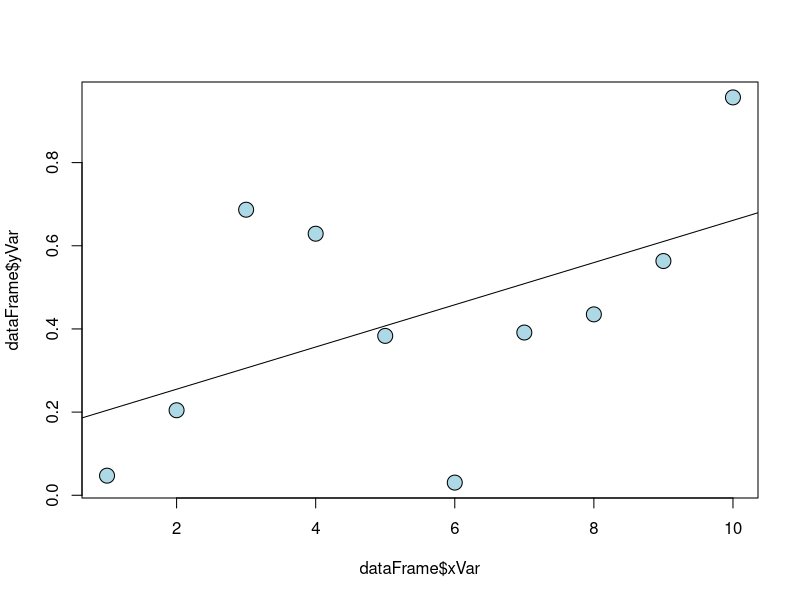
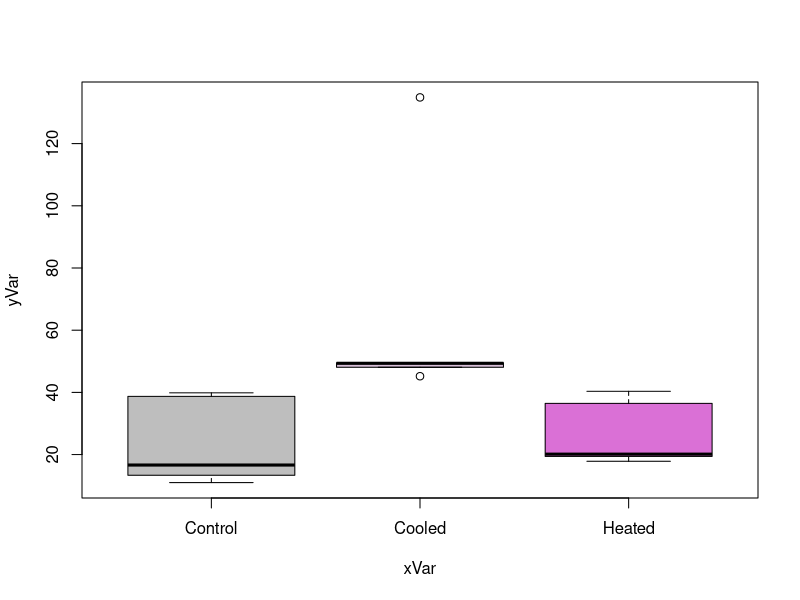
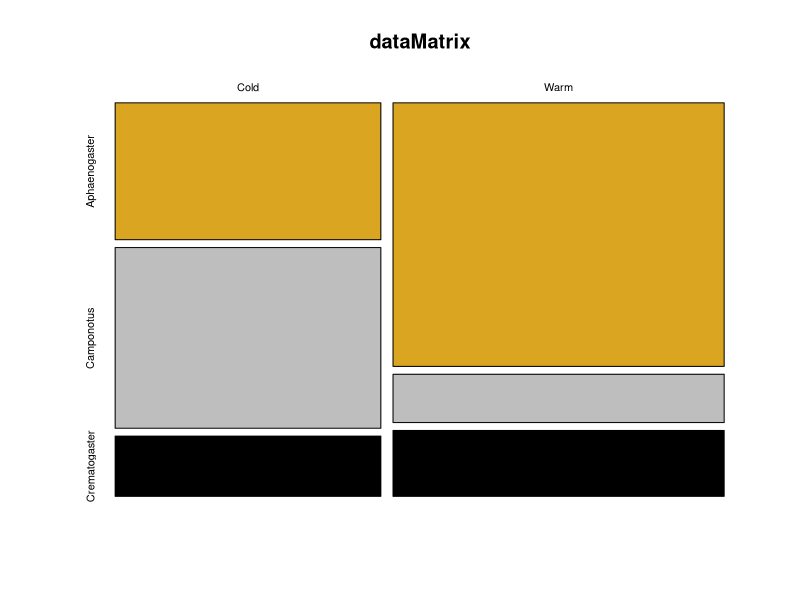
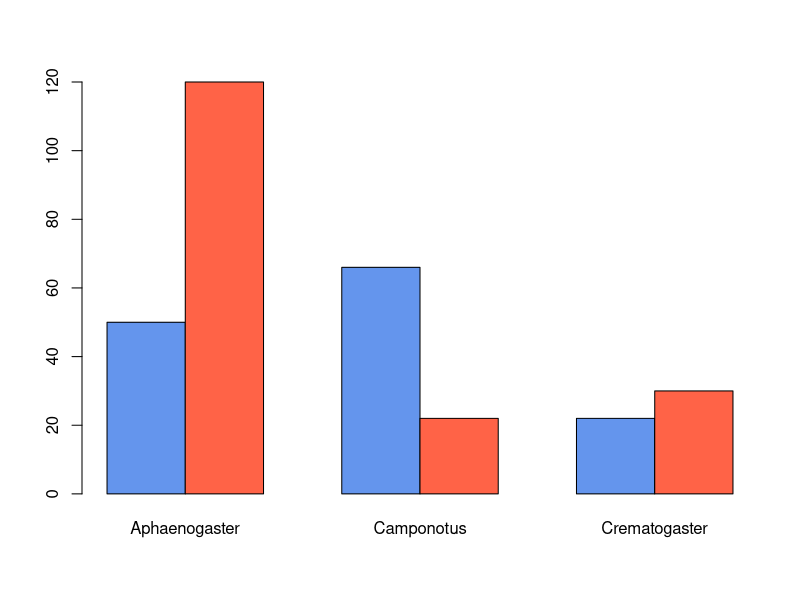
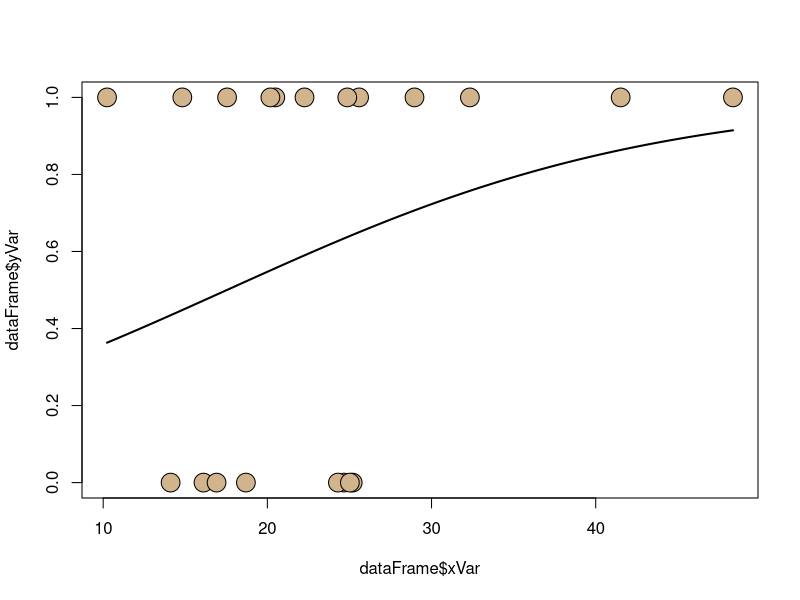

The R script that drew these images, in order: (Note: this script raises an error after producing the figures.)
## ---- chunk 1
# data
xVar <- 1:10
yVar <- runif(10)
dataFrame <- data.frame(xVar,yVar)

# model
regModel <- lm(yVar~xVar,data=dataFrame)

# model output
print(regModel)
print(summary(regModel))

# plot
plot(y=dataFrame$yVar,x=dataFrame$xVar,pch=21,bg="lightblue",cex=2)
abline(regModel)
## ---- chunk 2
# data
xVar <- as.factor(rep(c("Control","Heated","Cooled"),each=5))
yVar <- c(rgamma(10,shape=5,scale=5),rgamma(5,shape=5,scale=10))
dataFrame <- data.frame(xVar,yVar)

# model
anovaModel <- aov(yVar~xVar,data=dataFrame)

# model output
print(anovaModel)
summary(anovaModel)

# plot
boxplot(yVar~xVar,data=dataFrame,col=c("grey","thistle","orchid"))
## ---- chunk 3
# data
vec1 <- c(50,66,22)
vec2 <- c(120,22,30)
dataMatrix <- rbind(vec1,vec2)
rownames(dataMatrix) <- c("Cold","Warm")
colnames(dataMatrix) <-c("Aphaenogaster",
                         "Camponotus",
                         "Crematogaster")



# model + model output
print(chisq.test(dataMatrix))

# plot
mosaicplot(x=dataMatrix,
           col=c("goldenrod","grey","black"),
           shade=FALSE)
barplot(height=dataMatrix,
        beside=TRUE,
        col=c("cornflowerblue","tomato"))
## ---- chunk 4
# data
xVar <- rgamma(n=20,shape=5,scale=5)
yVar <- rbinom(n=20,size=1,p=0.5)
dataFrame <- data.frame(xVar,yVar)

# model
logRegMod <- glm(yVar ~ xVar,
                 data=dataFrame,
                 family=binomial(link="logit"))
# model output
print(logRegMod)
summary(logRegMod)

# plot
plot(x=dataFrame$xVar, y=dataFrame$yVar,pch=21,bg="tan",cex=2.5)
curve(predict(logRegMod,data.frame(xVar=x),type="response"),add=TRUE,lwd=2)
## ---- chunk 5
# Create fake Data Set:
Pop1 <- runif(20)
Pop2 <- runif(20)
Factor1 <- c(rep("A", 10), rep("B", 10))
Factor2 <- as.factor(c(rep(1, 10), rep(0, 10)))
MyDF <- data.frame(Pop1, Pop2, Factor1, Factor2)
## ---- chunk 6
###########################################################################
# Function for a simple linear regression (takes cont. y and x variables)
###########################################################################

Regression <- function(x=1:10, y=runif(10)){
  regModel <- lm(y~x)
  
  z <- list(regModel, summary(regModel))
return(z)
}

###########################################################################
# END OF FUNCITON
###########################################################################

## ---- chunk 7
# run function on default values
Regression()

# Test Function with fake Data Set:
Regression(x=MyDF$Pop1, y=MyDF$Pop2)
## ---- chunk 8
###########################################################################
######### Function for a simple ANOVA (takes cont. y and disc. x variables)
###########################################################################

myANOVA <- function(x=as.factor(c(rep("cat", 5), rep("dog", 5))), y=runif(10)){
  AnModel <- aov(y~x)
  
  z <- list(AnModel, summary(AnModel))
return(z)
}

###########################################################################
# END OF FUNCITON
###########################################################################

## ---- chunk 9
# run function on default values
myANOVA()

# Test Function with fake Data Set:
myANOVA(x=MyDF$Factor1, y=MyDF$Pop2)
## ---- chunk 10
###########################################################################
# Function for a contingency anlaysis (takes disc. y and disc. x variables)
###########################################################################

myCONT <- function(x=as.factor(c(rep("cat", 3), rep("dog", 17))), y=as.factor(c(rep("0", 10), rep("1", 10)))){
  dataMatrix <- rbind(x,y)
  chiModel <- chisq.test(dataMatrix)
  
  z <- list(chiModel, summary(chiModel))
return(z)
}

###########################################################################
# END OF FUNCITON
###########################################################################

## ---- chunk 11
# run function on default values
myCONT()

# Test Function with fake Data Set:
myCONT(x=MyDF$Factor1, y=MyDF$Factor2)
## ---- chunk 12
###########################################################################
# Function for a logistic regression (takes disc. y and cont. x variables)
###########################################################################

LogReg <- function(x=runif(20), y=as.factor(c(rep("0", 10), rep("1", 10)))){
  logRegMod <- glm(y~x,family=binomial(link="logit"))
  
  z <- list(logRegMod, summary(logRegMod))
return(z)
}

###########################################################################
# END OF FUNCITON
###########################################################################

## ---- chunk 13
# run function on default values
LogReg()

# Test Function with fake Data Set:
LogReg(x=MyDF$Pop1, y=MyDF$Factor2)
## ---- chunk 14
###########################################################################
# function that plots data from regression (takes cont. y and x variables):
###########################################################################

RegressionPlot <- function(x=1:10, y=runif(10)){
  
  p <- plot(y=y,x=x,pch=21,bg="lightblue",cex=2, main="REGRESSION PLOT")
  regModel <- lm(y~x)
  abline(regModel)
  
return(p)
}

###########################################################################
# END OF FUNCITON
###########################################################################

## ---- chunk 15
# run the function with stock values:
RegressionPlot()

# Test Function with fake Data Set:
RegressionPlot(x=MyDF$Pop1, y=MyDF$Pop2)
## ---- chunk 16
###########################################################################
# Function that plots box plots from ANOVA (takes cont. y and x variables)
###########################################################################

myANOVAplot <- function(x=as.factor(c(rep("cat", 5), rep("dog", 5))), y=runif(10)){
  
  p <- boxplot(y~x, main="ANOVA PLOT")
  
return(p)
}

###########################################################################
# END OF FUNCITON
###########################################################################

## ---- chunk 17
# run function on default values
myANOVAplot()

# Test Function with fake Data Set:
myANOVAplot(x=MyDF$Factor1, y=MyDF$Pop2)
## ---- chunk 18
###########################################################################
#### Function for a contingency plot (takes disc. y and disc. x variables)
###########################################################################

myCONTplot <- function(x=as.factor(c(rep("cat", 10), rep("dog", 10))), y=as.factor(c(rep("0", 10), rep("1", 10)))){
  dataMatrix <- rbind(x,y)
 p <- mosaicplot(x=dataMatrix,
           shade=FALSE)

return(p)
}

###########################################################################
# END OF FUNCITON
###########################################################################

## ---- chunk 19
# run function on default values
myCONTplot()

# Test Function with fake Data Set:
myCONTplot(x=MyDF$Factor1, y=MyDF$Factor2)
## ---- chunk 20
###########################################################################
### Function for a logistic reg. plot (takes disc. y and cont. x variables)
###########################################################################

LogRegplot <- function(x=runif(20), y=as.factor(c(rep("0", 10), rep("1", 10)))){
  
  logRegMod <- glm(y~x,family=binomial(link="logit"))
  plot(x=x, y=y,pch=21,bg="tan",cex=2.5)
curve(predict(logRegMod,data.frame(x),type="response"),add=TRUE,lwd=2)
return()
}

###########################################################################
# END OF FUNCITON
###########################################################################

## ---- chunk 21
# run function on default values
LogRegplot()

# Test Function with fake Data Set:
LogRegplot(x=MyDF$Pop1, y=MyDF$Factor1)
